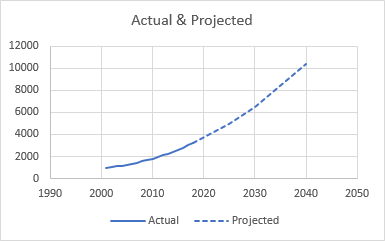
#> input picture Project1-AutoPlotDigitizer/AutoPlotDigitizerWeb/uploads/image2.png, 385 x 241 px, found by its file name
$ python experiment_models_v5.py
#> lines starting #> are read from the running program, lines starting #| are printed output that depends on the picture; after the words box and inside, x2 and y2 are one past the last pixel; in counts of white or black regions, pixels touching at a corner belong together
### Project1-AutoPlotDigitizer/AutoPlotDigitizerWeb/core/auto_detector.py
import cv2
import numpy as np
from typing import Tuple, List, Optional, Any

class AutoDetector:
    """Automatic detection of axes and data curves in graph images"""

    def __init__(self, image_path: str, calibration_points: Optional[dict] = None):
#> called with image_path = 'image2.png'
        self.image_path = image_path
        self.image = cv2.imread(image_path)
#> self.image is the input picture: shape (241, 385, 3); mean B, G, R 249.8, 249.4, 249.1
        self.gray = cv2.cvtColor(self.image, cv2.COLOR_BGR2GRAY)
        self.height, self.width = self.gray.shape
#> self.height = 241; self.width = 385
        self.calibration_points = calibration_points
        self.plot_area = self._calculate_plot_area_from_calibration(calibration_points) if calibration_points else None

    # [166 lines left out: functions _sample_color_at_click, _sample_pattern_at_click, _extract_connected_component, _calculate_plot_area_from_calibration, _filter_points_in_plot_area, not called in this run]

    def detect_axes(self) -> Optional[dict]:
        """
        Detect X and Y axes using Hough Line Transform
        Returns: dict with 'x_axis' and 'y_axis' line coordinates
        """
        # Edge detection - relaxed thresholds for better detection
        edges = cv2.Canny(self.gray, 30, 100, apertureSize=3)
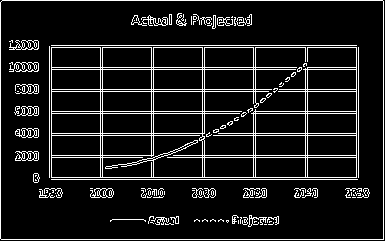
#> edges: shape (241, 385); 10.6% white in thin lines or dots

        # Hough Line Transform - lowered threshold and increased gap tolerance
        lines = cv2.HoughLinesP(edges, 1, np.pi/180, threshold=80,
                                minLineLength=self.width//5, maxLineGap=20)
#> lines = 32 rows, first 6: [2, 0, 382, 0], [0, 91, 358, 91], [33, 177, 358, 177], [0, 67, 358, 67], [1, 239, 383, 239], [0, 69, 358, 69]

        if lines is None:
            return None

        # Separate horizontal and vertical lines
        horizontal_lines = []
        vertical_lines = []

        margin = 15 # Ignore lines within 15px of border

        for line in lines:
            x1, y1, x2, y2 = line[0]
            angle = np.abs(np.arctan2(y2 - y1, x2 - x1) * 180 / np.pi)
            length = np.sqrt((x2-x1)**2 + (y2-y1)**2)

            # Horizontal (close to 0 or 180 degrees)
            if angle < 15 or angle > 165:
                # Filter borders
                if margin < y1 < self.height - margin:
                    horizontal_lines.append((x1, y1, x2, y2, length))

            # Vertical (close to 90 degrees)
            elif 75 < angle < 105:
                # Filter borders
                if margin < x1 < self.width - margin:
                    vertical_lines.append((x1, y1, x2, y2, length))
#> this loop made 32 passes
#> (x1, y1, x2, y2, angle, length) on passes 1 to 12: (2, 0, 382, 0, 0, 380), (0, 91, 358, 91, 0, 358), (33, 177, 358, 177, 0, 325), (0, 67, 358, 67, 0, 358), (1, 239, 383, 239, 0, 382), (0, 69, 358, 69, 0, 358), (0, 45, 356, 45, 0, 356), (0, 135, 358, 135, 0, 358), (0, 111, 358, 111, 0, 358), (0, 113, 358, 113, 0, 358), (0, 89, 358, 89, 0, 358), (0, 133, 358, 133, 0, 358)
#> after the loop, horizontal_lines = 14 items, first 6: (0, 91, 358, 91, 358), (33, 177, 358, 177, 325), (0, 67, 358, 67, 358), (0, 69, 358, 69, 358), (0, 45, 356, 45, 356), (0, 135, 358, 135, 358); vertical_lines = 14 items, first 6: (358, 197, 358, 48, 149), (100, 196, 100, 48, 148), (49, 195, 49, 46, 149), (151, 222, 151, 48, 174), (356, 195, 356, 48, 147), (153, 191, 153, 48, 143)

        if not horizontal_lines or not vertical_lines:
            return None

        # Find the longest lines (likely to be axes)
        # X-axis: longest horizontal line near bottom
        horizontal_lines.sort(key=lambda l: (l[4], l[1]), reverse=True) # Prioritize Length, then Bottom (large Y)
        x_axis = horizontal_lines[0][:4]  # (x1, y1, x2, y2)
#> x_axis = (0, 157, 358, 157)

        # Y-axis: longest vertical line near left
        # Fix: Sort by Length DESC, then X ASC (small X is left).
        # So key should be (Length, -X).
        vertical_lines.sort(key=lambda l: (l[4], -l[0]), reverse=True)
        y_axis = vertical_lines[0][:4]
#> y_axis = (151, 222, 151, 48)
#> in run_experiment_v5, `axes = detector.detect_axes()`: axes = {'x_axis': (0, 157, 358, 157), 'y_axis': (151, 222, 151, 48)}

        return {
            'x_axis': x_axis,
            'y_axis': y_axis
        }

    def get_axis_endpoints(self, axes: dict) -> dict:
        """
        Extract calibration points from detected axes
        Returns: dict with pixel coordinates for X1, X2, Y1, Y2
        """
        x1, y1, x2, y2 = axes['x_axis']
#> x1 = 0; y1 = 157; x2 = 358; y2 = 157
        # X-axis endpoints
        x_start = (min(x1, x2), y1)
#> x_start = (0, 157)
        x_end = (max(x1, x2), y2)
#> x_end = (358, 157)

        vx1, vy1, vx2, vy2 = axes['y_axis']
#> vx1 = 151; vy1 = 222; vx2 = 151; vy2 = 48
        # Y-axis endpoints
        y_start = (vx1, max(vy1, vy2))  # Bottom
#> y_start = (151, 222)
        y_end = (vx2, min(vy1, vy2))    # Top
#> y_end = (151, 48)

        return {
            'x_start': x_start,
            'x_end': x_end,
            'y_start': y_start,
            'y_end': y_end
        }

    # [792 lines left out: functions detect_curve, visualize_detection, detect_auto, detect_multiple_series, _get_plot_area_mask, _get_data_mask_refined and 8 more, not called in this run]

### Project1-AutoPlotDigitizer/debugging-detection-logic/experiment_models_v5.py
import sys
import os
import cv2
import numpy as np

sys.path.append('/Users/dm_chamber/Desktop/AutoPlotDigitizerWeb')
from core.auto_detector import AutoDetector

def run_experiment_v5():
    image_path = 'image2.png'
    if not os.path.exists(image_path):
        print(f"Error: {image_path} not found.")
        return

    print(f"Loading {image_path}...")
    detector = AutoDetector(image_path)

    print("Detecting axes...")
    axes = detector.detect_axes()
    endpoints = None
    calibration = {}
    x_min_val, x_max_val = 1990, 2050
    y_min_val, y_max_val = 0, 12000

    if axes:
        endpoints = detector.get_axis_endpoints(axes)
#> endpoints = {'x_start': (0, 157), 'x_end': (358, 157), 'y_start': (151, 222), 'y_end': (151, 48)}
        x1_px = endpoints['x_start'][0]
#> x1_px = 0
        x2_px = endpoints['x_end'][0]
#> x2_px = 358
        y1_px = endpoints['y_start'][1]
#> y1_px = 222
        y2_px = endpoints['y_end'][1]
#> y2_px = 48

        calibration = {
            'x1_px': x1_px, 'y1_px': y1_px,
            'x_scale': (x_max_val - x_min_val) / (x2_px - x1_px) if x2_px != x1_px else 1,
            'y_scale': (y_max_val - y_min_val) / (y2_px - y1_px) if y2_px != y1_px else 1,
            'x_min_val': x_min_val, 'y_min_val': y_min_val
        }
#> calibration = {'x1_px': 0, 'y1_px': 222, 'x_scale': 0.168, 'y_scale': -68.97, 'x_min_val': 1990, 'y_min_val': 0}
    else:
        h, w = detector.image.shape[:2]
        calibration = {
            'x1_px': 0, 'y1_px': h,
            'x_scale': (x_max_val - x_min_val) / w,
            'y_scale': (y_max_val - y_min_val) / -h,
            'x_min_val': x_min_val, 'y_min_val': y_min_val
        }

    plot_mask = get_plot_area_mask(detector, endpoints)

    run_graph_clustering_model(detector, plot_mask, calibration, x_min_range=x_min_val, x_max_range=x_max_val, y_min_range=y_min_val, y_max_range=y_max_val)

def get_plot_area_mask(detector, endpoints):
    mask = np.zeros(detector.image.shape[:2], dtype=np.uint8)
    if not endpoints: return mask

    roi_x1 = int(endpoints['x_start'][0])
#> roi_x1 = 0
    roi_x2 = int(endpoints['x_end'][0])
#> roi_x2 = 358
    roi_y1 = int(endpoints['y_end'][1])
#> roi_y1 = 48
    roi_y2 = int(endpoints['x_start'][1])
#> roi_y2 = 157

    roi_x1, roi_x2 = min(roi_x1, roi_x2), max(roi_x1, roi_x2)
    roi_y1, roi_y2 = min(roi_y1, roi_y2), max(roi_y1, roi_y2)

    margin = 5
    roi_x1 += margin; roi_x2 -= margin; roi_y1 += margin; roi_y2 -= margin
#> after `roi_x1 += margin`: roi_x1 = 5
#> after `roi_x2 -= margin`: roi_x2 = 353
#> after `roi_y1 += margin`: roi_y1 = 53
#> after `roi_y2 -= margin`: roi_y2 = 152

    h, w = mask.shape
#> h = 241; w = 385
#> in run_experiment_v5, `plot_mask = get_plot_area_mask(detector, endpoints)`:
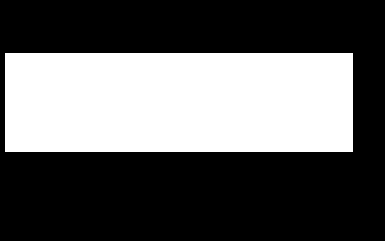
#> plot_mask: shape (241, 385); 37.1% white; 1 white region, box (x1, y1, x2, y2) and area: (5, 53, 353, 152) 34452
    roi_x1 = max(0, min(w, roi_x1)); roi_x2 = max(0, min(w, roi_x2))
    roi_y1 = max(0, min(h, roi_y1)); roi_y2 = max(0, min(h, roi_y2))

    if roi_x2 > roi_x1 and roi_y2 > roi_y1:
        mask[roi_y1:roi_y2, roi_x1:roi_x2] = 255
    else:
        mask[int(h*0.1):int(h*0.9), int(w*0.1):int(w*0.9)] = 255
    return mask

def get_data_mask(detector, plot_mask):
    hsv = cv2.cvtColor(detector.image, cv2.COLOR_BGR2HSV)
#> hsv: shape (241, 385, 3); mean H, S, V 0.9, 0.8, 249.8
    lower_exclude = np.array([0, 0, 200])
    upper_exclude = np.array([180, 50, 255])
    bg_mask = cv2.inRange(hsv, lower_exclude, upper_exclude)
#> bg_mask: shape (241, 385); 96.6% white; black in thin lines or dots, all inside (x1, y1, x2, y2) = (9, 14, 369, 226)
    data_mask = cv2.bitwise_not(bg_mask)
    data_mask = cv2.bitwise_and(data_mask, plot_mask)
#> data_mask: shape (241, 385); 0.91% white in thin lines or dots, all inside (x1, y1, x2, y2) = (9, 53, 307, 152)
    return data_mask

def run_graph_clustering_model(detector, plot_mask, calibration, x_min_range, x_max_range, y_min_range, y_max_range):
    print("Running Graph Clustering Separation Model (V5)...")

    mask = get_data_mask(detector, plot_mask)

    # 1. Close small gaps in Solid line
    kernel = np.ones((2, 2), np.uint8)
    mask = cv2.morphologyEx(mask, cv2.MORPH_CLOSE, kernel, iterations=2)
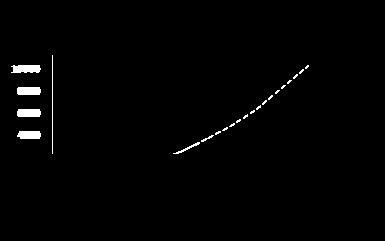
#> mask: shape (241, 385); 1.2% white; 22 white regions (15 under 20 px)

    # 2. Find Contours
    contours, _ = cv2.findContours(mask, cv2.RETR_EXTERNAL, cv2.CHAIN_APPROX_SIMPLE)
#> contours = 22 contours, 17 with area under 20; largest, box (x1, y1, x2, y2) and area: (11, 65, 41, 73) 173, (17, 87, 41, 95) 157, (17, 109, 41, 117) 156, (17, 131, 41, 139) 148, (173, 142, 200, 154) 36

    boxes = []
    vis_debug = detector.image.copy()

    for i, cnt in enumerate(contours):
        if cv2.contourArea(cnt) < 5: continue
        x, y, w, h = cv2.boundingRect(cnt)
        boxes.append({
            'id': i,
            'rect': (x, y, w, h),
            'w': w,
            'h': h,
            'contour': cnt,
            'center': (x + w/2, y + h/2),
            'merged': False,
            'group_id': i # Initially self-group
        })
        cv2.rectangle(vis_debug, (x, y), (x+w, y+h), (0, 255, 0), 1)
#> this loop made 22 passes
#> (x, y, w, h) on passes 1 to 12: (173, 142, 27, 12), (201, 135, 13, 7), (215, 131, 6, 4), (17, 131, 24, 8), (222, 127, 6, 4), (229, 123, 6, 4), (236, 119, 5, 4), (243, 114, 5, 5), (250, 110, 5, 4), (17, 109, 24, 8), (256, 105, 5, 5), (262, 100, 5, 5)
#> cnt on pass 22: [[52, 55], [52, 153]]
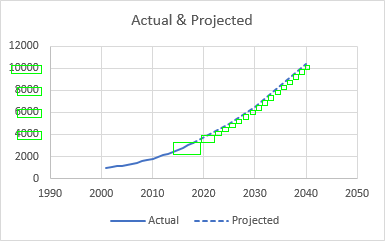
#> vis_debug: shape (241, 385, 3); 0.72% of pixels changed, all inside (x1, y1, x2, y2) = (11, 65, 310, 155)
#> after the loop, boxes = 21 items

    print(f"Found {len(boxes)} boxes.")
#| Found 21 boxes.

    # 3. Cluster by Proximity (Strong Links only)
    # Distance Threshold: 3px (Since kernel 2x2 already closed 2px gaps)
    dist_threshold = 4.0

    # Union-Find / Adjacency
    # Just iterative merge
    changed = True
    while changed:
        changed = False
        groups = {}
        for b in boxes:
            gid = b['group_id']
            if gid not in groups: groups[gid] = []
            groups[gid].append(b)

        # Check merges between groups
        group_ids = list(groups.keys())
        for i in range(len(group_ids)):
            for j in range(i+1, len(group_ids)):
                gid1 = group_ids[i]
                gid2 = group_ids[j]

                # Check distance between any box in g1 and g2
                has_close = False
                for b1 in groups[gid1]:
                    for b2 in groups[gid2]:
                        # Approx edge distance
                        dx = max(0, abs(b1['center'][0] - b2['center'][0]) - (b1['w'] + b2['w'])/2)
                        dy = max(0, abs(b1['center'][1] - b2['center'][1]) - (b1['h'] + b2['h'])/2)
                        dist = np.sqrt(dx*dx + dy*dy)

                        if dist < dist_threshold:
                            has_close = True
                            break
                    if has_close: break

                if has_close:
                    # Merge g2 into g1
                    for b in groups[gid2]:
                        b['group_id'] = gid1
                    changed = True
                    break # Restart loop to refresh groups dict
            if changed: break
#> after the loop, b = {'id': 20, 'rect': (11, 65, 30, 8), 'w': 30, 'h': 8, 'contour': contour of 31 points, box (x1, y1, x2, y2) (11, 65, 41, 73), area 173, 'center': (26, 69), 'merged': False, 'group_id': 20}

    # 4. Classify Groups
    # Re-gather groups
    groups = {}
    for b in boxes:
        gid = b['group_id']
        if gid not in groups: groups[gid] = []
        groups[gid].append(b)
#> this loop made 21 passes
#> gid on passes 1 to 12: 0, 0, 0, 3, 0, 0, 0, 0, 0, 9, 0, 0
#> after the loop, groups = 5 items

    final_solid = []
    final_dashed = []

    vis_res = detector.image.copy()

    for gid, group_boxes in groups.items():
        # Calculate Group bounding box and metrics
        min_x = min(b['rect'][0] for b in group_boxes)
        max_x = max(b['rect'][0] + b['rect'][2] for b in group_boxes)
        total_width = max_x - min_x

        # Calculate Density inside Group Bounds? No need.
        # Just Width Threshold.
        # Solid Series: > 30px width
        # Dashed Series: < 30px width (since they couldn't merge)

        is_solid = total_width > 30

        cls_name = "Solid" if is_solid else "Dashed"
        color = (255, 0, 0) if is_solid else (0, 0, 255)

        print(f"Group {gid}: boxes={len(group_boxes)}, width={total_width} -> {cls_name}")

        # Draw Group BBox
        cv2.rectangle(vis_debug, (min_x, min(b['rect'][1] for b in group_boxes)),
                      (max_x, max(b['rect'][1]+b['rect'][3] for b in group_boxes)), color, 2)

        # Add points
        target_list = final_solid if is_solid else final_dashed

        for b in group_boxes:
            # Extract points from this contour
            mask_b = np.zeros(mask.shape, dtype=np.uint8)
            cv2.drawContours(mask_b, [b['contour']], -1, 255, -1)
            pts = extract_points_from_mask(mask_b)
            for p in pts:
                target_list.append(p)
                cv2.circle(vis_res, p, 2, color, -1)
#> this loop made 5 passes
#> (gid, min_x, max_x, total_width, is_solid, cls_name, color) on passes 2 to 5: (3, 17, 41, 24, False, 'Dashed', (0, 0, 255)), (9, 17, 41, 24, False, 'Dashed', (0, 0, 255)), (14, 17, 41, 24, False, 'Dashed', (0, 0, 255)), (20, 11, 41, 30, False, 'Dashed', (0, 0, 255))
#| Group 0: boxes=17, width=136 -> Solid
#| Group 3: boxes=1, width=24 -> Dashed
#| Group 9: boxes=1, width=24 -> Dashed
#| Group 14: boxes=1, width=24 -> Dashed
#| Group 20: boxes=1, width=30 -> Dashed
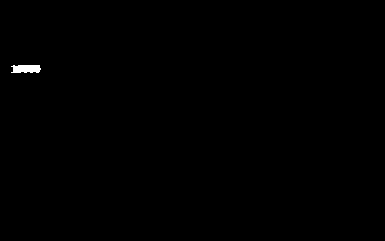
#> mask_b: shape (241, 385); 0.23% white; 1 white region, box (x1, y1, x2, y2) and area: (11, 65, 41, 73) 209
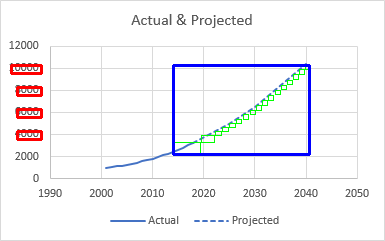
#> vis_debug: shape (241, 385, 3); 2.3% of pixels changed, all inside (x1, y1, x2, y2) = (10, 64, 311, 156)
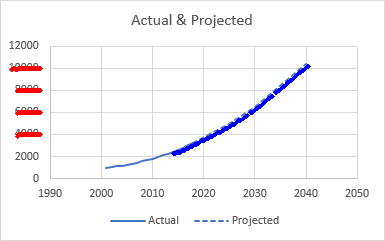
#> vis_res: shape (241, 385, 3); 1.32% of pixels changed, all inside (x1, y1, x2, y2) = (9, 64, 311, 156)

    cv2.imwrite("debug_clustering.png", vis_debug)
    cv2.imwrite("result_v5_separated.png", vis_res)
    print(f"Saved result_v5_separated.png with {len(final_solid)} solid and {len(final_dashed)} dashed points.")

def extract_points_from_mask(mask):
    contours, _ = cv2.findContours(mask, cv2.RETR_EXTERNAL, cv2.CHAIN_APPROX_SIMPLE)
    if not contours: return []
    mask_filled = np.zeros_like(mask)
    cv2.drawContours(mask_filled, contours, -1, 255, -1)
    y_coords, x_coords = np.where(mask_filled > 0)
    x_to_y = {}
    for x, y in zip(x_coords, y_coords):
        if x not in x_to_y: x_to_y[x] = []
        x_to_y[x].append(y)
    points = []
    for x in sorted(x_to_y.keys()):
        ys = x_to_y[x]
        mean_y = int(round(sum(ys) / len(ys)))
        points.append((x, mean_y))
    return points

if __name__ == "__main__":
    run_experiment_v5()

$ run again, with Project1-AutoPlotDigitizer/AutoPlotDigitizerWeb/uploads/Image.jpg saved as Project1-AutoPlotDigitizer/AutoPlotDigitizerWeb/uploads/image2.png
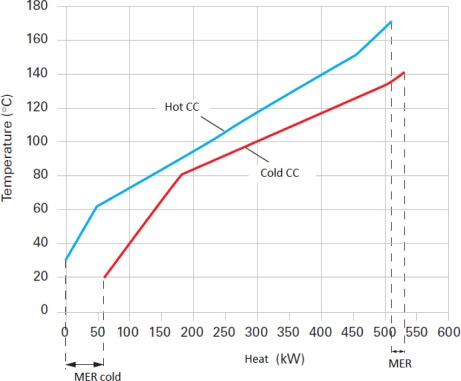
#> input picture Project1-AutoPlotDigitizer/AutoPlotDigitizerWeb/uploads/Image.jpg, 461 x 381 px, found by its file name
#> in __init__, self.image is the input picture: shape (381, 461, 3); mean B, G, R 248.4, 248.1, 248.1
#> in detect_axes, `edges = cv2.Canny(self.gray, 30, 100, apertureSize=3)`:
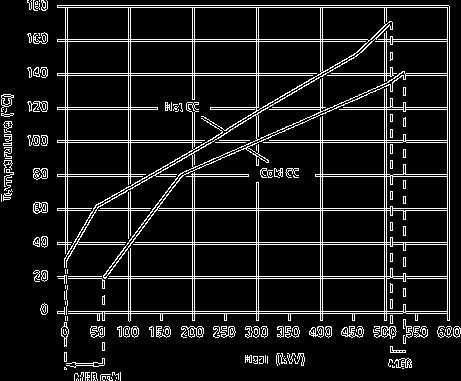
#> edges: shape (381, 461); 10.1% white in thin lines or dots
#> lines = 55 rows, first 6: [34, 278, 449, 278], [29, 75, 449, 75], [29, 5, 448, 5], [11, 142, 449, 142], [33, 244, 449, 244], [29, 41, 449, 41]
#> the loop in detect_axes, `for line in lines:` made 55 passes
#> (x1, y1, x2, y2, angle, length) on passes 1 to 8: (34, 278, 449, 278, 0, 415), (29, 75, 449, 75, 0, 420), (29, 5, 448, 5, 0, 419), (11, 142, 449, 142, 0, 438), (33, 244, 449, 244, 0, 416), (29, 41, 449, 41, 0, 420), (33, 208, 449, 208, 0, 416), (29, 109, 449, 109, 0, 420)
#> after the loop in detect_axes, `for line in lines:`: horizontal_lines = 29 items, first 6: (34, 278, 449, 278, 415), (29, 75, 449, 75, 420), (11, 142, 449, 142, 438), (33, 244, 449, 244, 416), (29, 41, 449, 41, 420), (33, 208, 449, 208, 416); vertical_lines = 16 items, first 6: (128, 336, 128, 8, 328), (320, 337, 320, 8, 329), (194, 336, 194, 8, 328), (192, 336, 192, 8, 328), (322, 336, 322, 8, 328), (386, 336, 386, 8, 328)
#> x_axis = (5, 140, 449, 140)
#> y_axis = (65, 369, 65, 8)
#> axes = {'x_axis': (5, 140, 449, 140), 'y_axis': (65, 369, 65, 8)}
#> in get_axis_endpoints, `x1, y1, x2, y2 = axes['x_axis']`: x1 = 5; y1 = 140; x2 = 449; y2 = 140
#> x_start = (5, 140)
#> x_end = (449, 140)
#> vx1 = 65; vy1 = 369; vx2 = 65; vy2 = 8
#> y_start = (65, 369)
#> y_end = (65, 8)
#> endpoints = {'x_start': (5, 140), 'x_end': (449, 140), 'y_start': (65, 369), 'y_end': (65, 8)}
#> x1_px = 5
#> x2_px = 449
#> y1_px = 369
#> y2_px = 8
#> calibration = {'x1_px': 5, 'y1_px': 369, 'x_scale': 0.135, 'y_scale': -33.24, 'x_min_val': 1990, 'y_min_val': 0}
#> in get_plot_area_mask, `roi_x1 = int(endpoints['x_start'][0])`: roi_x1 = 5
#> in get_plot_area_mask, `roi_x2 = int(endpoints['x_end'][0])`: roi_x2 = 449
#> in get_plot_area_mask, `roi_y1 = int(endpoints['y_end'][1])`: roi_y1 = 8
#> in get_plot_area_mask, `roi_y2 = int(endpoints['x_start'][1])`: roi_y2 = 140
#> in get_plot_area_mask, `roi_x1 += margin`: roi_x1 = 10
#> in get_plot_area_mask, `roi_x2 -= margin`: roi_x2 = 444
#> in get_plot_area_mask, `roi_y1 += margin`: roi_y1 = 13
#> in get_plot_area_mask, `roi_y2 -= margin`: roi_y2 = 135
#> plot_mask: shape (381, 461); 30.1% white; 1 white region, box (x1, y1, x2, y2) and area: (10, 13, 444, 135) 52948
#> hsv: shape (381, 461, 3); mean H, S, V 18.6, 3.6, 249.7
#> bg_mask: shape (381, 461); 96.1% white; black in thin lines or dots
#> mask: shape (381, 461); 1.1% white; 33 white regions (26 under 20 px)
#> in run_graph_clustering_model, `contours, _ = cv2.findContours(mask, cv2.RETR_EXTERNAL, cv2.CHAIN_APPR..`: contours = 33 contours, 26 with area under 20; largest, box (x1, y1, x2, y2) and area: (203, 22, 395, 137) 600, (271, 73, 407, 137) 355, (29, 35, 49, 45) 118, (29, 69, 49, 80) 112, (29, 103, 50, 114) 103, (167, 105, 185, 113) 72, (188, 104, 201, 113) 59
#> the loop in run_graph_clustering_model, `for i, cnt in enumerate(contours):` made 33 passes
#> cnt on passes 1 to 8: [[406, 136]], [[12, 133], [12, 136]], [[393, 131], [393, 136]], [[12, 124], [12, 128], [13, 127], [13, 125]], [[406, 120], [406, 128]], [[393, 116], [393, 123]], [[12, 116], [12, 117], [13, 116], [14, 116]], [[387, 110]]
#> after the loop in run_graph_clustering_model, `for i, cnt in enumerate(contours):`: boxes = 7 items
#| Found 7 boxes.
#> after the loop in run_graph_clustering_model, `while changed:`: b = {'id': 32, 'rect': (203, 22, 192, 115), 'w': 192, 'h': 115, 'contour': contour of 284 points, box (x1, y1, x2, y2) (203, 22, 395, 137), area 600, 'center': (299, 79.5), 'merged': False, 'group_id': 11}
#> the loop in run_graph_clustering_model, `for b in boxes:` made 7 passes
#> gid on passes 1 to 7: 11, 11, 13, 11, 23, 31, 11
#> after the loop in run_graph_clustering_model, `for b in boxes:`: groups = 4 items
#> the loop in run_graph_clustering_model, `for gid, group_boxes in groups.items():` made 4 passes
#> (gid, min_x, max_x, total_width, is_solid, cls_name, color) on passes 1 to 4: (11, 167, 407, 240, True, 'Solid', (255, 0, 0)), (13, 29, 50, 21, False, 'Dashed', (0, 0, 255)), (23, 29, 49, 20, False, 'Dashed', (0, 0, 255)), (31, 29, 49, 20, False, 'Dashed', (0, 0, 255))
#> (printed output is left out)
#> after the loop in run_graph_clustering_model, `for gid, group_boxes in groups.items():`:
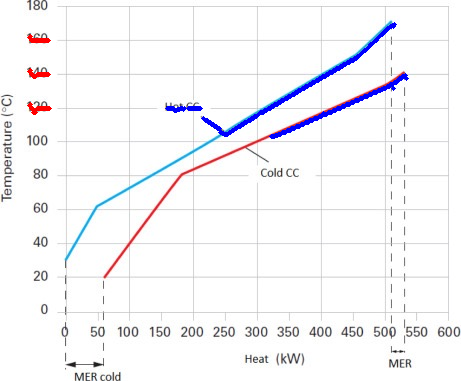
#> vis_res: shape (381, 461, 3); 1.32% of pixels changed, all inside (x1, y1, x2, y2) = (27, 22, 409, 139)
